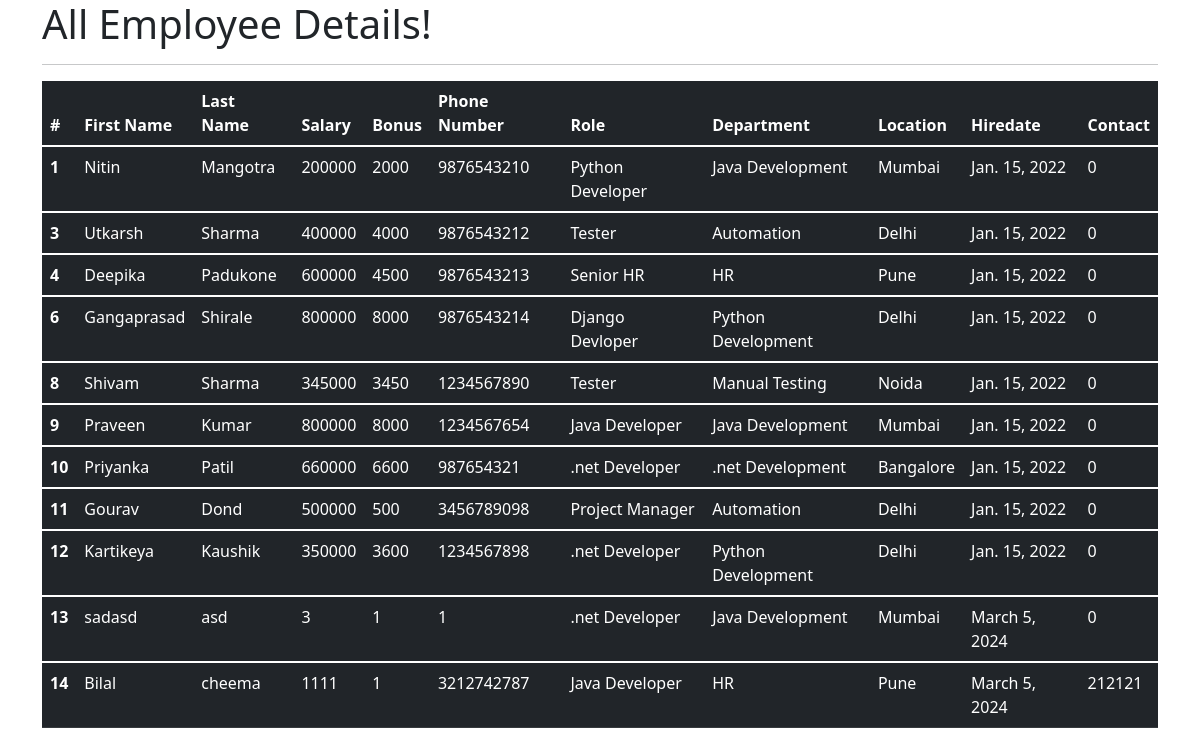
The app's page /all_emp with its own data.
### emp_app/models.py (models this page shows, shortened)
class Employee(models.Model):
    first_name = models.CharField(max_length=100, null=False)
    last_name = models.CharField(max_length=100)
    dept = models.ForeignKey(Department, on_delete=models.CASCADE)
    salary = models.IntegerField(default=0)
    bonus = models.IntegerField(default=0)
    role = models.ForeignKey(Role, on_delete=models.CASCADE)
    phone = models.IntegerField(default=0)
    hire_date = models.DateField()
    contact_number = models.IntegerField(default=0)
    def __str__(self):
        return "%s %s %s" %(self.first_name, self.last_name, self.phone)

class Role(models.Model):
    name = models.CharField(max_length=100, null=False)

class Department(models.Model):
    name = models.CharField(max_length=100,null=False)
    location = models.CharField(max_length=100)

### emp_app/views.py (the view)
# urls.py: path('all_emp', views.all_emp, name='all_emp'),
def all_emp(request):
    emps = Employee.objects.all()
    context = {
        'emps': emps
    }
    print(context)
    return render(request, 'view_all_emp.html', context)

### emp_app/templates/view_all_emp.html (shortened to what this page needs)
<!DOCTYPE html>
<html lang="en">
<head>
  <link href="https://cdn.jsdelivr.net/npm/bootstrap@5.1.3/dist/css/bootstrap.min.css" rel="stylesheet">
</head>
  <body>
  <div class="container">
          <h1>All Employee Details!</h1>
      <hr>
     <table class="table table-dark">
  <thead>
    <tr>
      <th scope="col">#</th>
      <th scope="col">First Name</th>
      <th scope="col">Last Name</th>
      <th scope="col">Salary</th>
      <th scope="col">Bonus</th>
      <th scope="col">Phone Number</th>
      <th scope="col">Role</th>
      <th scope="col">Department</th>
      <th scope="col">Location</th>
      <th scope="col">Hiredate</th>
      <th scope="col">Contact</th>
    </tr>
  </thead>
         {% for emp in emps %}
  <tbody>
    <tr>
      <th scope="row">{{emp.id}}</th>
      <td>{{emp.first_name}}</td>
      <td>{{emp.last_name}}</td>
      <td>{{emp.salary}}</td>
      <td>{{emp.bonus}}</td>
      <td>{{emp.phone}}</td>
      <td>{{emp.role.name}}</td>
      <td>{{emp.dept.name}}</td>
      <td>{{emp.dept.location}}</td>
      <td>{{emp.hire_date}}</td>
      <td>{{emp.contact_number}}</td>
    </tr>
  </tbody>
         {% endfor %}
</table>
  </div>
  </body>
</html>

### records on screen
Employee: id "1", first_name "Nitin", last_name "Mangotra", salary "200000", bonus "2000", phone "9876543210", role.name "Python Developer", dept.name "Java Development", dept.location "Mumbai", hire_date "Jan. 15, 2022", contact_number "0"
Employee: id "3", first_name "Utkarsh", last_name "Sharma", salary "400000", bonus "4000", phone "9876543212", role.name "Tester", dept.name "Automation", dept.location "Delhi", hire_date "Jan. 15, 2022", contact_number "0"
Employee: id "4", first_name "Deepika", last_name "Padukone", salary "600000", bonus "4500", phone "9876543213", role.name "Senior HR", dept.name "HR", dept.location "Pune", hire_date "Jan. 15, 2022", contact_number "0"
Employee: id "6", first_name "Gangaprasad", last_name "Shirale", salary "800000", bonus "8000", phone "9876543214", role.name "Django Devloper", dept.name "Python Development", dept.location "Delhi", hire_date "Jan. 15, 2022", contact_number "0"
Employee: id "8", first_name "Shivam", last_name "Sharma", salary "345000", bonus "3450", phone "1234567890", role.name "Tester", dept.name "Manual Testing", dept.location "Noida", hire_date "Jan. 15, 2022", contact_number "0"
Employee: id "9", first_name "Praveen", last_name "Kumar", salary "800000", bonus "8000", phone "1234567654", role.name "Java Developer", dept.name "Java Development", dept.location "Mumbai", hire_date "Jan. 15, 2022", contact_number "0"
Employee: id "10", first_name "Priyanka", last_name "Patil", salary "660000", bonus "6600", phone "987654321", role.name ".net Developer", dept.name ".net Development", dept.location "Bangalore", hire_date "Jan. 15, 2022", contact_number "0"
Employee: id "11", first_name "Gourav", last_name "Dond", salary "500000", bonus "500", phone "3456789098", role.name "Project Manager", dept.name "Automation", dept.location "Delhi", hire_date "Jan. 15, 2022", contact_number "0"
Employee: id "12", first_name "Kartikeya", last_name "Kaushik", salary "350000", bonus "3600", phone "1234567898", role.name ".net Developer", dept.name "Python Development", dept.location "Delhi", hire_date "Jan. 15, 2022", contact_number "0"
Employee: id "13", first_name "sadasd", last_name "asd", salary "3", bonus "1", phone "1", role.name ".net Developer", dept.name "Java Development", dept.location "Mumbai", hire_date "March 5, 2024", contact_number "0"
Employee: id "14", first_name "Bilal", last_name "cheema", salary "1111", bonus "1", phone "3212742787", role.name "Java Developer", dept.name "HR", dept.location "Pune", hire_date "March 5, 2024", contact_number "212121"
